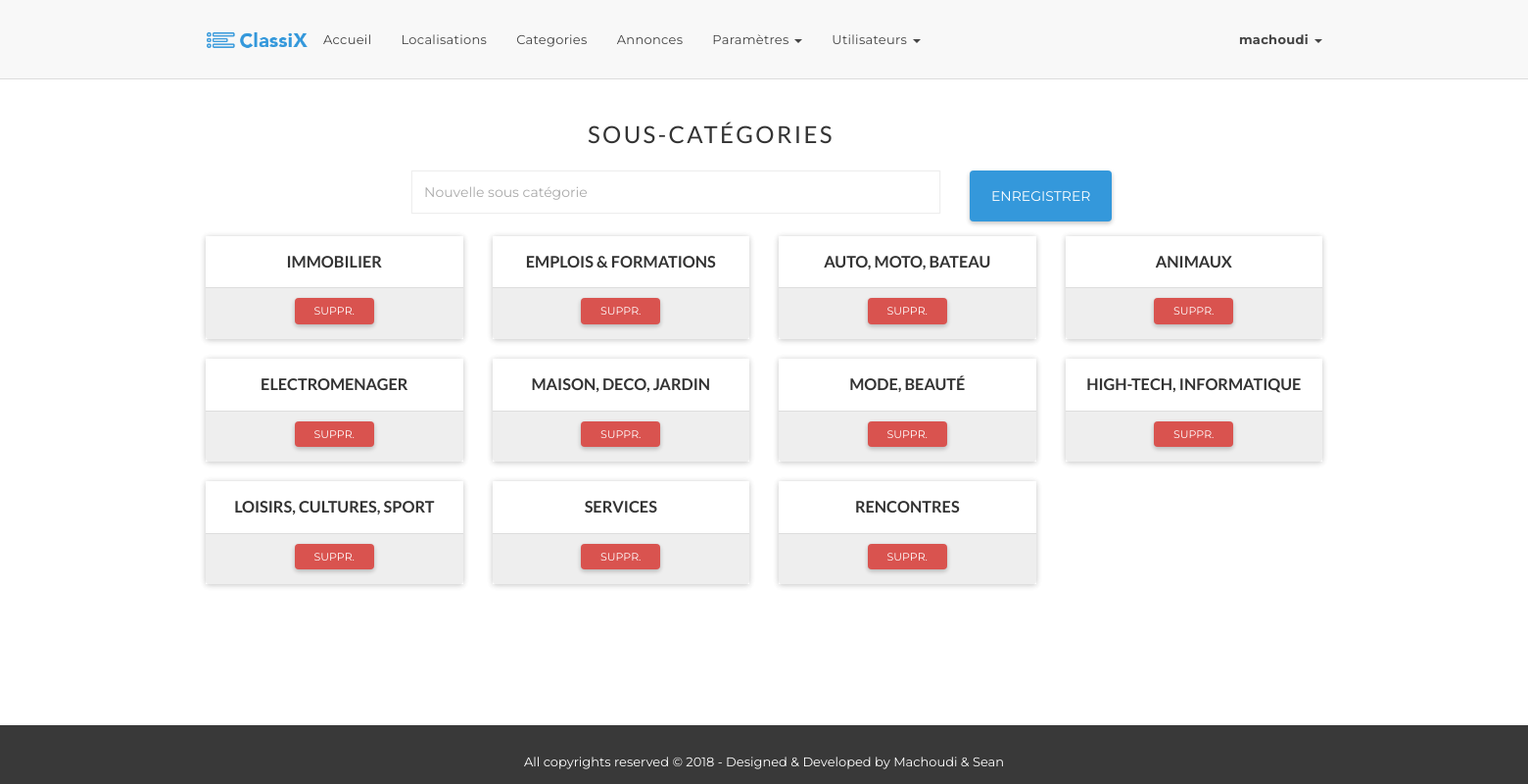
Screenshot of /admin/adm_sub_categories.php (signed in) with the database file from the repository.
### tables this page shows
CREATE TABLE `categories` (
  `cat_id` int(11) NOT NULL AUTO_INCREMENT,
  `parent_cid` int(11) NOT NULL DEFAULT '0',
  `category_name` varchar(150) NOT NULL,
  PRIMARY KEY (`cat_id`)
);

### classes/Crud.php (called while the page is built, shortened)
<?php
class Crud {
  private $_host = "localhost";
  private $_username = "advertize";
  private $_password = "*c218*";
  private $_database = "advertize";
  protected $connection;
  public function __construct() {
    if( !isset($this->connection) ) {
      $this->connection = new mysqli($this->_host, $this->_username,
      $this->_password, $this->_database);
    }
    return $this->connection;
  }
  public function getData($query) {
    $result = $this->connection->query($query);
    if($result === false) {
        return $this->connection->error;
    }else{
        if( $result->num_rows == 0 ) {
            return 0;
        }else {
            $rows = array();
            while ($row = $result->fetch_assoc()) {   $rows[] = $row; }
            return $rows;
        }
    }
  }
}

### classes/Categories.php (called while the page is built, shortened)
<?php
require_once 'Crud.php';
class Categories extends Crud {
    public $cat_id;
    public function getCatId()
    {
        return$this->cat_id;
    }
    public function setCatId($cat_id)
    {
        $this->cat_id = $cat_id;
    }
    public function getCatsFromParent(){
        $query = "SELECT * FROM ".TBL_Categories
            ." WHERE parent_cid = '".$this->getCatId()."' ";
        return $this->getData($query);
    }
}

### admin/adm_sub_categories.php (the view, shortened to what this page needs)
<?php require_once '_inc_header.php'; ?>
<?php
$parentID = $_GET['parentcid'];
require_once '../classes/Categories.php';
$category= new Categories();
$category->setCatId($parentID);
$subCategories = $category->getCatsFromParent();
$errors = array();
?>
    <section id="categories-homepage">
        <div class="container">
            <div class="row">
                <div class="col-md-12 col-lg-offset-4">
                    <h3 class="section-title">Sous-catégories</h3>
                </div>
                <div class="col-md-12 col-lg-offset-2">
                    <?php   $library->debug_errors($errors); ?>
                    <form  role="form" class="login-form" method="post"
                           action="<?php echo $_SERVER['PHP_SELF']; ?>?parentcid=<?php echo $parentID; ?>">
                        <div class="form-group col-lg-6 col-sm-12">
                            <input type="text" class="form-control" autofocus
                                   value="<?php $library->inputData($_POST['categoryName']); ?>"
                                   name="categoryName" placeholder="Nouvelle sous catégorie">
                        </div>
                        <div class="form-group col-lg-2 col-sm-12">
                            <button class="btn btn-common log-btn">Enregistrer</button>
                        </div>
                    </form>
                </div>
                <?php if($subCategories === 0): ?>
                    <div class="col-md-3 col-sm-6 col-xs-12">
                        <div class="category-box border-1 wow fadeInUpQuick animated"
                             data-wow-delay="0.3s"
                             style="height: 200px!important;max-height: 300px!important;visibility: visible;-webkit-animation-delay: 0.3s; -moz-animation-delay: 0.3s; animation-delay: 0.3s;">
                            <div class="category-header">
                                <a href="#"><h4>Catégories non configurées</h4></a>
                            </div>
                            <div class="category-content"
                                 style="text-align: center;padding-top: 30px;">
                                <h1>0</h1>
                            </div>
                        </div>
                    </div>
                <?php else: ?>
                    <?php for($i=0; $i<sizeof($subCategories); $i++): ?>
                        <div class=" col-md-3 col-sm-6 col-xs-12">
                            <div class="panel panel-default">
                                <div class="panel-body center">
                                    <h5>
                                        <?php echo $library->outputField($subCategories[$i]["category_name"]); ?>
                                    </h5>
                                </div>
                                <div class="panel-footer center">
                                    <a href="<?php echo $_SERVER['PHP_SELF']; ?>?category_id=<?php echo $subCategories[$i]["cat_id"]; ?>"
                                       class="btn btn-sm btn-danger">Suppr.</a>
                                </div>
                            </div>
                        </div>
                    <?php endfor; ?>
                <?php endif; ?>
            </div>
        </div>
    </section>
<?php require_once '../_inc/_inc_footer.php'; ?>

### assets/material-kit.css (style rules this page uses)
body,h1,h2,h3,h4,h5,h6,.h1,.h2,.h3,.h4 { font-family:open sans,sans-serif;font-weight:400 }
.btn.btn-sm,.btn-group-sm .btn,.input-group-btn .btn.btn-sm,.btn-group-sm .input-group-btn .btn { padding:5px 20px;font-size:11px }
.form-group { position:relative }
h3,.h3 { font-size:1.825em;line-height:1.4em;margin:20px 0 10px }
h5,.h5 { font-size:1.25em;line-height:1.4em;margin-bottom:15px }
.panel { border-radius:2px;border:0;box-shadow:0 1px 6px 0 rgba(0,0,0,.12),0 1px 6px 0 rgba(0,0,0,.12) }
.panel-footer { background-color:#eee }
* { -webkit-tap-highlight-color:transparent;-webkit-tap-highlight-color:transparent }

### assets/main.css (style rules this page uses)
body { font-family:montserrat,sans-serif;font-weight:400;font-size:13px;line-height:24px;overflow-x:hidden }
h1,h2,h3,h4,h5,h6 { margin-top:0;margin-bottom:0;font-family:lato,sans-serif;font-weight:700 }
h3 { font-size:1.6em;line-height:1.4em }
a { color:#444;-webkit-transition:all .3s linear;-moz-transition:all .3s linear;-ms-transition:all .3s linear;-o-transition:all .3s linear;transition:all .3s linear }
.center { text-align:center }
.btn { padding:16px 22px;color:#fff;border-radius:4px;position:relative;-webkit-transition:all .3s linear;-moz-transition:all .3s linear;-ms-transition:all .3s linear;-o-transition:all .3s linear;transition:all .3s linear;box-shadow:0 2px 4px 0 rgba(0,0,0,.1),0 2px 5px 0 rgba(0,0,0,.15);border:0;text-transform:uppercase }
.btn-common,.btn-primary { background:#3498db }
.btn-sm { font-size:13px;padding:4px 8px;line-height:1.5;margin-bottom:5px;border:0 }
.section-title { font-size:24px;letter-spacing:.1em;padding:20px 0;text-transform:uppercase;font-weight:400 }
.panel-default { border-radius:0;border:0 }
.form-control { background-color:#fff;border:1px solid #eee;border-radius:0;box-shadow:0 0 1px rgba(0,0,0,.075);color:#444;display:block;height:44px;padding:10px 12px;width:100% }

### _inc/_inc_header.php (style rules this page uses)
html { position: relative; min-height: 100%; }
body { margin-bottom: 60px; }

### rows the page displays
categories: category_name "IMMOBILIER"
categories: category_name "EMPLOIS & FORMATIONS"
categories: category_name "AUTO, MOTO, BATEAU"
categories: category_name "ANIMAUX"
categories: category_name "ELECTROMENAGER"
categories: category_name "MAISON, DECO, JARDIN"
categories: category_name "MODE, BEAUTÉ"
categories: category_name "HIGH-TECH, INFORMATIQUE"
categories: category_name "LOISIRS, CULTURES, SPORT"
categories: category_name "SERVICES"
categories: category_name "RENCONTRES"

### other values shown
$_SESSION['user']['pseudo'] "machoudi"
